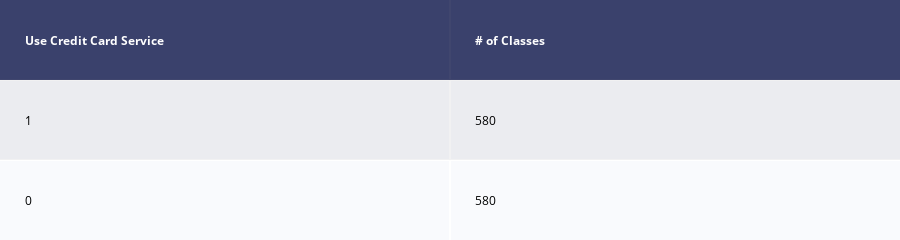

Write notebook code for a chart like this one.
### Code cell
# Downsample Majority Class To Match Minority Class
# Indicies of each class' observations
np.random.seed(42)
count_class_0, count_class_1 = df_prediction[var_to_predict[0]].value_counts()

# Divide by class
df_class_0 = df_prediction[df_prediction[var_to_predict[0]] == 0]
df_class_1 = df_prediction[df_prediction[var_to_predict[0]] == 1]

df_class_0_down = df_class_0.sample(count_class_1, replace=True)
df_test_down = pd.concat([df_class_1, df_class_0_down], axis=0)

print('Random down-sampling:')
print(df_test_down[var_to_predict[0]].value_counts())

draw_col_shape(df_test_down,var_to_predict)
plt.show()

### Figure 1 — Plotly figure (JSON) as saved in the notebook; plotly's stock layout.template omitted (floating-point values rounded to 4 significant figures)
{"data": [{"colorscale": [[0, "#00083e"], [0.5, "#ededee"], [1, "#ffffff"]], "hoverinfo": "none", "opacity": 0.75, "showscale": false, "type": "heatmap", "z": [[0, 0], [0.5, 0.5], [1, 1]]}], "layout": {"annotations": [{"align": "left", "font": {"color": "#ffffff"}, "showarrow": false, "text": "<b>Use Credit Card Service</b>", "x": -0.45, "xanchor": "left", "xref": "x", "y": 0, "yref": "y"}, {"align": "left", "font": {"color": "#ffffff"}, "showarrow": false, "text": "<b># of Classes</b>", "x": 0.55, "xanchor": "left", "xref": "x", "y": 0, "yref": "y"}, {"align": "left", "font": {"color": "#000000"}, "showarrow": false, "text": "1", "x": -0.45, "xanchor": "left", "xref": "x", "y": 1, "yref": "y"}, {"align": "left", "font": {"color": "#000000"}, "showarrow": false, "text": "580", "x": 0.55, "xanchor": "left", "xref": "x", "y": 1, "yref": "y"}, {"align": "left", "font": {"color": "#000000"}, "showarrow": false, "text": "0", "x": -0.45, "xanchor": "left", "xref": "x", "y": 2, "yref": "y"}, {"align": "left", "font": {"color": "#000000"}, "showarrow": false, "text": "580", "x": 0.55, "xanchor": "left", "xref": "x", "y": 2, "yref": "y"}], "height": 140, "margin": {"b": 0, "l": 0, "r": 0, "t": 0}, "xaxis": {"dtick": 1, "gridwidth": 2, "showticklabels": false, "tick0": -0.5, "ticks": "", "zeroline": false}, "yaxis": {"autorange": "reversed", "dtick": 1, "gridwidth": 2, "showticklabels": false, "tick0": 0.5, "ticks": "", "zeroline": false}}}
